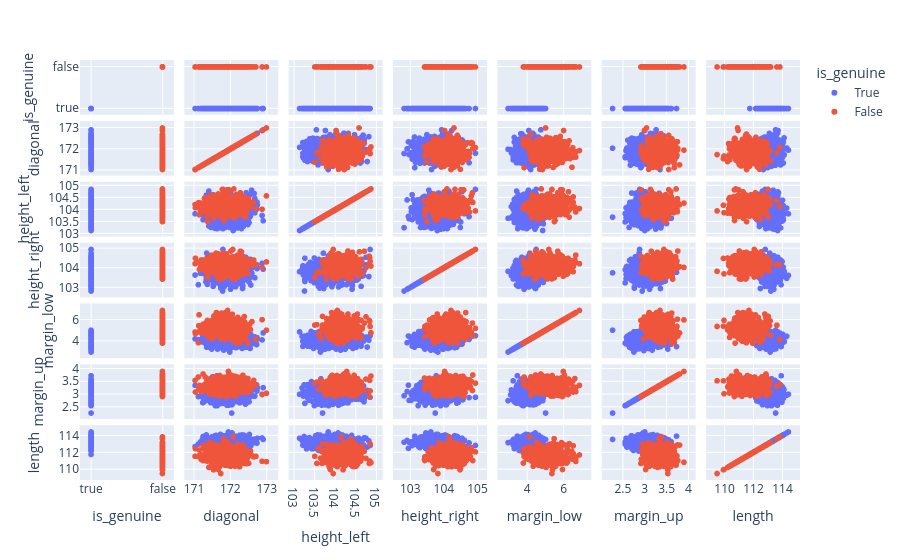

Notebook code cell kept with this figure:
### Markdown cell above
## Plotly

### Code cell
px.scatter_matrix(data,
                  color="is_genuine",
                  width=None,
                  height=800,)

### Figure 1 — Plotly figure (JSON) as saved in the notebook; plotly's stock layout.template omitted (floating-point values rounded to 4 significant figures; data arrays with more than 128 entries replaced by an {"elided": "..."} marker saying what was removed)
{"data": [{"dimensions": [{"axis": {"matches": true}, "label": "is_genuine", "values": {"elided": "1000 bool values"}}, {"axis": {"matches": true}, "label": "diagonal", "values": {"elided": "1000 float values"}}, {"axis": {"matches": true}, "label": "height_left", "values": {"elided": "1000 float values"}}, {"axis": {"matches": true}, "label": "height_right", "values": {"elided": "1000 float values"}}, {"axis": {"matches": true}, "label": "margin_low", "values": {"elided": "1000 float values"}}, {"axis": {"matches": true}, "label": "margin_up", "values": {"elided": "1000 float values"}}, {"axis": {"matches": true}, "label": "length", "values": {"elided": "1000 float values"}}], "hovertemplate": "is_genuine=True<br>%{xaxis.title.text}=%{x}<br>%{yaxis.title.text}=%{y}<extra></extra>", "legendgroup": "True", "marker": {"color": "#636efa", "symbol": "circle"}, "name": "True", "showlegend": true, "type": "splom"}, {"dimensions": [{"axis": {"matches": true}, "label": "is_genuine", "values": {"elided": "500 bool values"}}, {"axis": {"matches": true}, "label": "diagonal", "values": {"elided": "500 float values"}}, {"axis": {"matches": true}, "label": "height_left", "values": {"elided": "500 float values"}}, {"axis": {"matches": true}, "label": "height_right", "values": {"elided": "500 float values"}}, {"axis": {"matches": true}, "label": "margin_low", "values": {"elided": "500 float values"}}, {"axis": {"matches": true}, "label": "margin_up", "values": {"elided": "500 float values"}}, {"axis": {"matches": true}, "label": "length", "values": {"elided": "500 float values"}}], "hovertemplate": "is_genuine=False<br>%{xaxis.title.text}=%{x}<br>%{yaxis.title.text}=%{y}<extra></extra>", "legendgroup": "False", "marker": {"color": "#EF553B", "symbol": "circle"}, "name": "False", "showlegend": true, "type": "splom"}], "layout": {"autosize": true, "dragmode": "select", "legend": {"title": {"text": "is_genuine"}, "tracegroupgap": 0}, "margin": {"t": 60}, "xaxis": {"autorange": true, "range": [-0.1151, 1.115], "type": "category"}, "xaxis2": {"autorange": true, "range": [170.8, 173.2], "type": "linear"}, "xaxis3": {"autorange": true, "range": [102.9, 105.1], "type": "linear"}, "xaxis4": {"autorange": true, "range": [102.6, 105.2], "type": "linear"}, "xaxis5": {"autorange": true, "range": [2.529, 7.351], "type": "linear"}, "xaxis6": {"autorange": true, "range": [2.081, 4.099], "type": "linear"}, "xaxis7": {"autorange": true, "range": [108.9, 115.0], "type": "linear"}, "yaxis": {"autorange": true, "range": [-0.1151, 1.115], "type": "category"}, "yaxis2": {"autorange": true, "range": [170.8, 173.2], "type": "linear"}, "yaxis3": {"autorange": true, "range": [102.9, 105.1], "type": "linear"}, "yaxis4": {"autorange": true, "range": [102.6, 105.2], "type": "linear"}, "yaxis5": {"autorange": true, "range": [2.529, 7.351], "type": "linear"}, "yaxis6": {"autorange": true, "range": [2.081, 4.099], "type": "linear"}, "yaxis7": {"autorange": true, "range": [108.9, 115.0], "type": "linear"}}}
